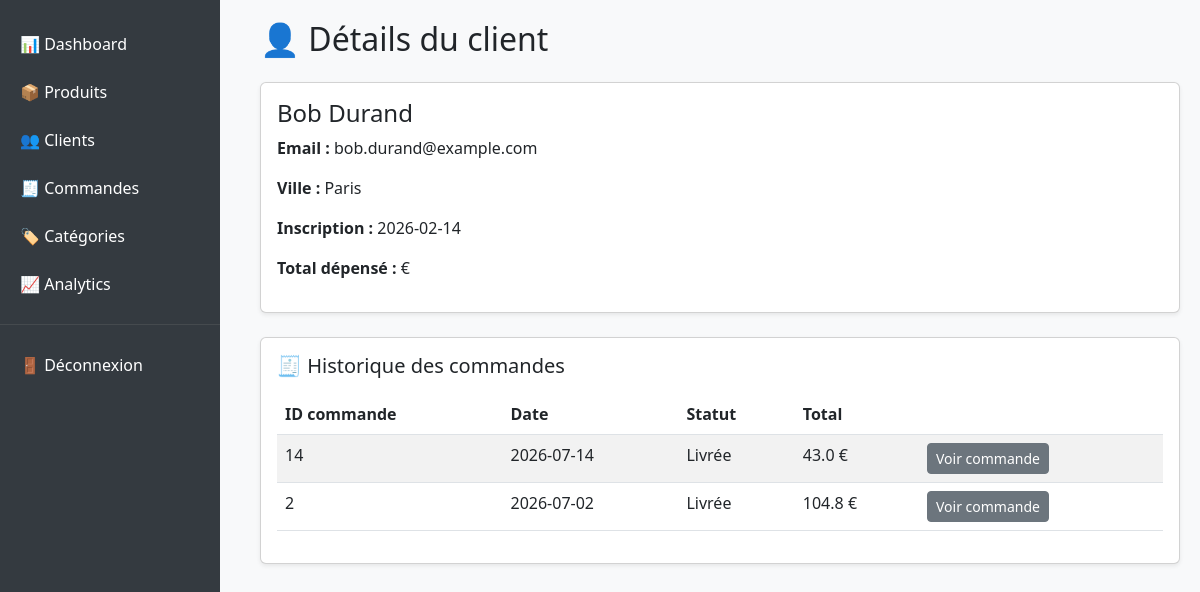
/2, run on the app's committed database.
### tables this page shows
CREATE TABLE Customer (
    id INTEGER PRIMARY KEY AUTOINCREMENT,
    first_name TEXT NOT NULL,
    last_name TEXT NOT NULL,
    email TEXT NOT NULL UNIQUE,
    city TEXT,
    created_at TEXT NOT NULL
);

CREATE TABLE CustomerOrder (
    id INTEGER PRIMARY KEY AUTOINCREMENT,
    customer_id INTEGER NOT NULL,
    order_date TEXT NOT NULL,
    status TEXT NOT NULL,
    FOREIGN KEY (customer_id) REFERENCES Customer(id)
);

### src/customers/routes.py (the view)
@customers_bp.route("/<int:customer_id>")
def customer_detail(customer_id):
    customer = get_customer(customer_id)
    orders = get_all_orders()
    orders = [o for o in orders if o["customer_id"] == customer_id]
    return render_template("customers/detail.html", customer=customer, orders=orders)

### src/database.py (called while the page is built)
def get_db():
    conn = sqlite3.connect(DB_PATH)
    conn.row_factory = sqlite3.Row
    return conn

def get_customer(customer_id):
    conn = get_db()
    return conn.execute("SELECT * FROM Customer WHERE id = ?", (customer_id,)).fetchone()

def get_all_orders():
    conn = get_db()
    return conn.execute("""
        SELECT o.*,
               c.first_name || ' ' || c.last_name AS customer_name,
               COALESCE(SUM(oi.quantity * oi.unit_price), 0) AS total
        FROM CustomerOrder o
        JOIN Customer c ON o.customer_id = c.id
        LEFT JOIN OrderItem oi ON oi.order_id = o.id
        GROUP BY o.id
        ORDER BY o.order_date DESC
    """).fetchall()

### src/templates/customers/detail.html
{% extends "base.html" %}
{% block content %}
<h2 class="mb-4">👤 Détails du client</h2>
<div class="card mb-4 shadow-sm">
    <div class="card-body">
        <h4>{{ customer.first_name }} {{ customer.last_name }}</h4>
        <p><strong>Email :</strong> {{ customer.email }}</p>
        <p><strong>Ville :</strong> {{ customer.city }}</p>
        <p><strong>Inscription :</strong> {{ customer.created_at }}</p>
        <p><strong>Total dépensé :</strong> {{ total_spent }} €</p>
    </div>
</div>
<div class="card shadow-sm">
    <div class="card-body">
        <h5 class="card-title mb-3">🧾 Historique des commandes</h5>
        {% if orders %}
        <table class="table table-striped">
            <thead>
                <tr>
                    <th>ID commande</th>
                    <th>Date</th>
                    <th>Statut</th>
                    <th>Total</th>
                    <th></th>
                </tr>
            </thead>
            <tbody>
                {% for o in orders %}
                <tr>
                    <td>{{ o.id }}</td>
                    <td>{{ o.order_date }}</td>
                    <td>{{ o.status }}</td>
                    <td>{{ o.total }} €</td>
                    <td>
                        <a href="/orders/{{ o.id }}" class="btn btn-sm btn-secondary">
                            Voir commande
                        </a>
                    </td>
                </tr>
                {% endfor %}
            </tbody>
        </table>
        {% else %}
            <p>Ce client n’a pas encore passé de commande.</p>
        {% endif %}
    </div>
</div>
{% endblock %}

### src/templates/base.html (style rules this page uses)
body { background-color: #f8f9fa; }

### data on the page
Customer: first_name "Bob", last_name "Durand", email "bob.durand@example.com", city "Paris", created_at "2026-02-14"
CustomerOrder: id "14", order_date "2026-07-14", status "Livrée", total "43.0"
CustomerOrder: id "2", order_date "2026-07-02", status "Livrée", total "104.8"
